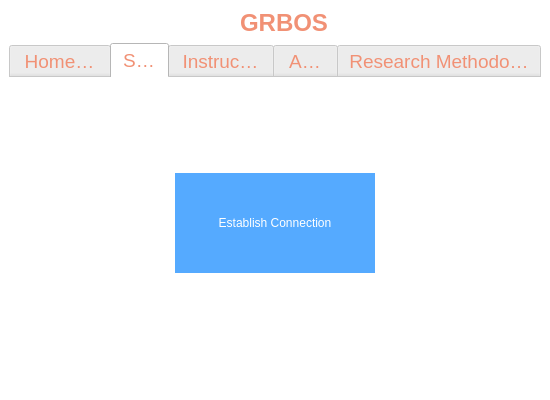
<?xml version="1.0" encoding="UTF-8"?>
<ui version="4.0">
 <class>GRBOS</class>
 <widget class="QMainWindow" name="GRBOS">
  <property name="windowModality">
   <enum>Qt::NonModal</enum>
  </property>
  <property name="enabled">
   <bool>true</bool>
  </property>
  <property name="geometry">
   <rect>
    <x>0</x>
    <y>0</y>
    <width>550</width>
    <height>400</height>
   </rect>
  </property>
  <property name="minimumSize">
   <size>
    <width>550</width>
    <height>400</height>
   </size>
  </property>
  <property name="font">
   <font>
    <family>Yu Gothic UI Semilight</family>
    <pointsize>10</pointsize>
   </font>
  </property>
  <property name="windowTitle">
   <string>GRBOS</string>
  </property>
  <property name="styleSheet">
   <string notr="true">color: rgb(241, 145, 117);
background-color: rgb(255, 255, 255);</string>
  </property>
  <property name="documentMode">
   <bool>false</bool>
  </property>
  <widget class="QWidget" name="centralwidget">
   <property name="styleSheet">
    <string notr="true"/>
   </property>
   <layout class="QGridLayout" name="gridLayout_3">
    <item row="1" column="0">
     <widget class="QTabWidget" name="tabWidget">
      <property name="minimumSize">
       <size>
        <width>80</width>
        <height>35</height>
       </size>
      </property>
      <property name="font">
       <font>
        <pointsize>14</pointsize>
        <weight>50</weight>
        <bold>false</bold>
       </font>
      </property>
      <property name="cursor">
       <cursorShape>ArrowCursor</cursorShape>
      </property>
      <property name="layoutDirection">
       <enum>Qt::LeftToRight</enum>
      </property>
      <property name="styleSheet">
       <string notr="true">color: rgb(241, 145, 117);
border:none;</string>
      </property>
      <property name="tabPosition">
       <enum>QTabWidget::North</enum>
      </property>
      <property name="tabShape">
       <enum>QTabWidget::Rounded</enum>
      </property>
      <property name="currentIndex">
       <number>1</number>
      </property>
      <property name="elideMode">
       <enum>Qt::ElideRight</enum>
      </property>
      <property name="documentMode">
       <bool>true</bool>
      </property>
      <property name="tabsClosable">
       <bool>false</bool>
      </property>
      <property name="tabBarAutoHide">
       <bool>false</bool>
      </property>
      <widget class="QWidget" name="tab">
       <attribute name="title">
        <string>Homepage</string>
       </attribute>
       <layout class="QGridLayout" name="gridLayout_2"/>
      </widget>
      <widget class="QWidget" name="tab_2">
       <attribute name="title">
        <string>Start</string>
       </attribute>
       <layout class="QGridLayout" name="gridLayout">
        <item row="0" column="0">
         <widget class="QPushButton" name="pushButton">
          <property name="minimumSize">
           <size>
            <width>150</width>
            <height>60</height>
           </size>
          </property>
          <property name="maximumSize">
           <size>
            <width>200</width>
            <height>100</height>
           </size>
          </property>
          <property name="styleSheet">
           <string notr="true">background-color: rgb(85, 170, 255);
color: rgb(255, 255, 255);</string>
          </property>
          <property name="text">
           <string>Establish Connection</string>
          </property>
         </widget>
        </item>
       </layout>
      </widget>
      <widget class="QWidget" name="tab_3">
       <attribute name="title">
        <string>Instructions</string>
       </attribute>
       <layout class="QGridLayout" name="gridLayout_4">
        <item row="0" column="0">
         <widget class="QLabel" name="label">
          <property name="text">
           <string/>
          </property>
          <property name="pixmap">
           <pixmap>gestures.png</pixmap>
          </property>
          <property name="scaledContents">
           <bool>true</bool>
          </property>
         </widget>
        </item>
       </layout>
      </widget>
      <widget class="QWidget" name="tab_4">
       <attribute name="title">
        <string>About</string>
       </attribute>
       <layout class="QGridLayout" name="gridLayout_6">
        <item row="0" column="0">
         <widget class="QLabel" name="label_2">
          <property name="text">
           <string/>
          </property>
          <property name="pixmap">
           <pixmap>manual.png</pixmap>
          </property>
          <property name="scaledContents">
           <bool>true</bool>
          </property>
         </widget>
        </item>
       </layout>
      </widget>
      <widget class="QWidget" name="tab_6">
       <attribute name="title">
        <string>Research Methodology</string>
       </attribute>
       <layout class="QGridLayout" name="gridLayout_7">
        <item row="0" column="0">
         <widget class="QLabel" name="label_3">
          <property name="text">
           <string/>
          </property>
          <property name="pixmap">
           <pixmap>methodology.png</pixmap>
          </property>
          <property name="scaledContents">
           <bool>true</bool>
          </property>
         </widget>
        </item>
       </layout>
      </widget>
     </widget>
    </item>
    <item row="0" column="0">
     <layout class="QHBoxLayout" name="horizontalLayout_2">
      <item>
       <widget class="QLabel" name="logo">
        <property name="sizePolicy">
         <sizepolicy hsizetype="Fixed" vsizetype="Fixed">
          <horstretch>0</horstretch>
          <verstretch>0</verstretch>
         </sizepolicy>
        </property>
        <property name="maximumSize">
         <size>
          <width>40</width>
          <height>30</height>
         </size>
        </property>
        <property name="styleSheet">
         <string notr="true">margin-left:5px;</string>
        </property>
        <property name="text">
         <string/>
        </property>
        <property name="pixmap">
         <pixmap>:/icons/logo.png</pixmap>
        </property>
        <property name="scaledContents">
         <bool>true</bool>
        </property>
       </widget>
      </item>
      <item>
       <spacer name="horizontalSpacer_3">
        <property name="orientation">
         <enum>Qt::Horizontal</enum>
        </property>
        <property name="sizeHint" stdset="0">
         <size>
          <width>40</width>
          <height>20</height>
         </size>
        </property>
       </spacer>
      </item>
      <item>
       <widget class="QLabel" name="botName">
        <property name="text">
         <string>&lt;html&gt;&lt;head/&gt;&lt;body&gt;&lt;p align=&quot;center&quot;&gt;&lt;span style=&quot; font-size:18pt; font-weight:600;&quot;&gt;GRBOS&lt;/span&gt;&lt;/p&gt;&lt;/body&gt;&lt;/html&gt;</string>
        </property>
       </widget>
      </item>
      <item>
       <spacer name="horizontalSpacer_4">
        <property name="orientation">
         <enum>Qt::Horizontal</enum>
        </property>
        <property name="sizeHint" stdset="0">
         <size>
          <width>40</width>
          <height>20</height>
         </size>
        </property>
       </spacer>
      </item>
     </layout>
    </item>
   </layout>
  </widget>
  <widget class="QStatusBar" name="statusbar"/>
  <action name="actionTask">
   <property name="checkable">
    <bool>true</bool>
   </property>
   <property name="text">
    <string>Task</string>
   </property>
  </action>
 </widget>
 <resources/>
 <connections/>
</ui>
